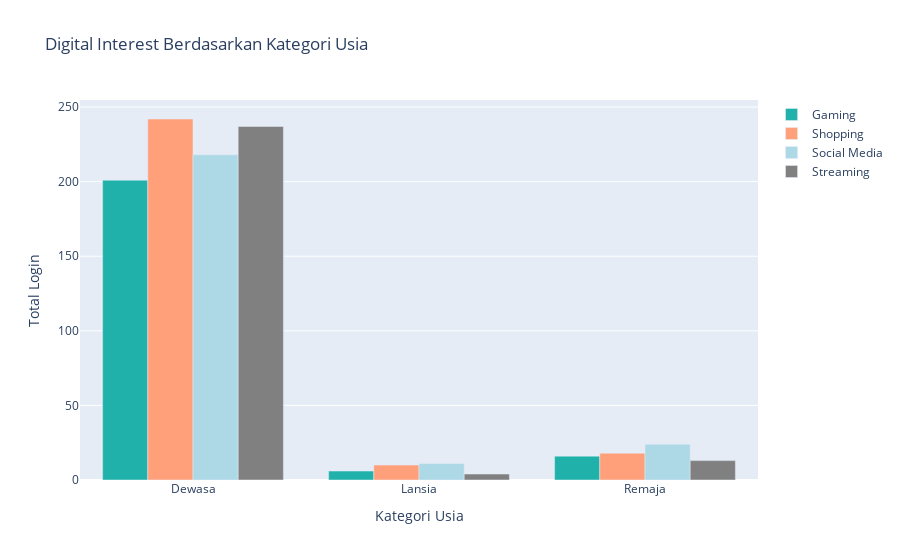

Notebook source saved alongside this figure:
### Code cell
# Membuat visualisasi menggunakan Plotly
fig = go.Figure()

# Menentukan warna untuk setiap kategori Digital_Interest
colors = {
    'Gaming': 'lightseagreen',
    'Shopping': 'lightsalmon',
    'Social Media': 'lightblue',
    'Education': 'lightcoral',
    # Tambahkan kategori lainnya dan warnanya sesuai keinginan
}

# Menambahkan bar untuk setiap kategori digital interest
for interest in digital_interest_bku['Digital_Interest'].unique():
    # Filter data berdasarkan digital interest
    filtered_data = digital_interest_bku[digital_interest_bku['Digital_Interest'] == interest]
    
    # Menambahkan bar trace untuk setiap kategori digital interest
    fig.add_trace(go.Bar(
        x=filtered_data['Kategori_Usia'],
        y=filtered_data['Total_login'],
        name=interest,
        marker_color=colors.get(interest, 'gray')  # Menggunakan warna sesuai kategori
    ))

# Menambahkan layout
fig.update_layout(
    title='Digital Interest Berdasarkan Kategori Usia ',
    xaxis_title='Kategori Usia',
    yaxis_title='Total Login',
    barmode='group'
)

# Menampilkan plot
fig.show()

### Figure 1 — Plotly figure (JSON) as saved in the notebook; plotly's stock layout.template omitted (floating-point values rounded to 4 significant figures)
{"data": [{"marker": {"color": "lightseagreen"}, "name": "Gaming", "type": "bar", "x": ["Dewasa", "Lansia", "Remaja"], "y": [201, 6, 16]}, {"marker": {"color": "lightsalmon"}, "name": "Shopping", "type": "bar", "x": ["Dewasa", "Lansia", "Remaja"], "y": [242, 10, 18]}, {"marker": {"color": "lightblue"}, "name": "Social Media", "type": "bar", "x": ["Dewasa", "Lansia", "Remaja"], "y": [218, 11, 24]}, {"marker": {"color": "gray"}, "name": "Streaming", "type": "bar", "x": ["Dewasa", "Lansia", "Remaja"], "y": [237, 4, 13]}], "layout": {"barmode": "group", "title": {"text": "Digital Interest Berdasarkan Kategori Usia "}, "xaxis": {"title": {"text": "Kategori Usia"}}, "yaxis": {"title": {"text": "Total Login"}}}}
